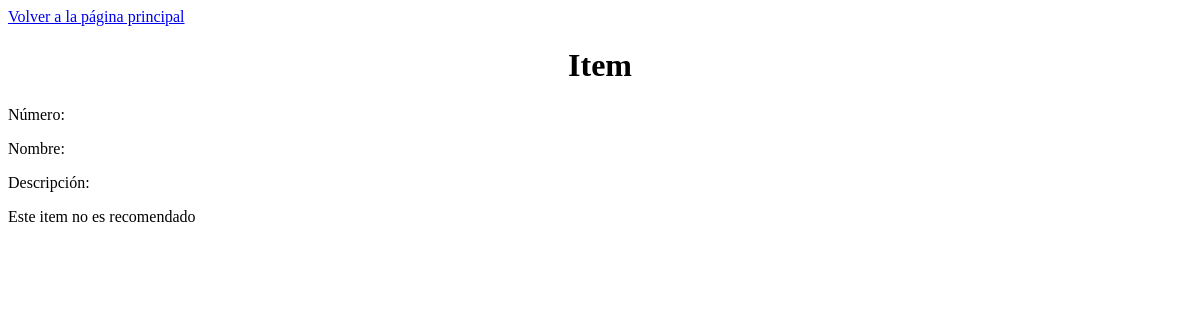
Page /item/3 on the earlier database version.
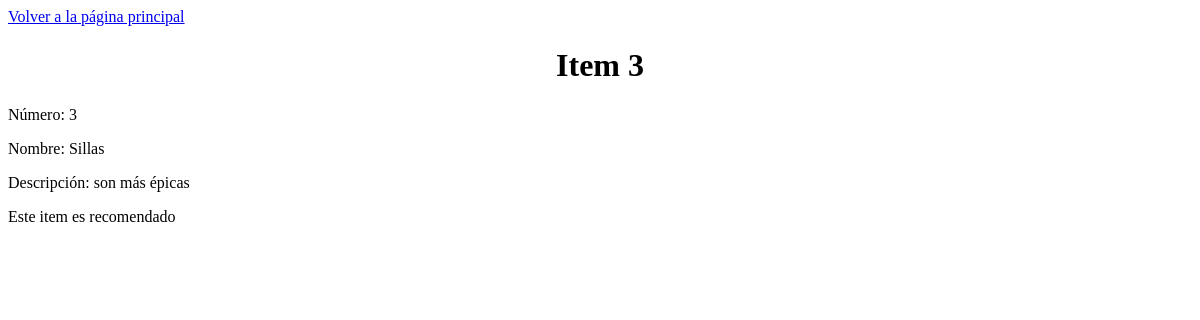
Same page on the later database version.
### modelos.py (models this page shows)
class Item(Base):
    __tablename__  = "items"
    id = Column(Integer, primary_key=True)
    nombre = Column(String, index=True)
    descripcion = Column(String, index=True)
    recomendado = Column(Boolean, index=True)

### main.py (the view)
@app.get('/item/{id}', response_model=schemas.Item)
async def encontrar_item(request: Request, id : int, bd: Session = Depends(get_bd)):
    item = crud.buscar_item(bd, id)
    return templates.TemplateResponse(
        request=request, name='unico.html', context={'item': item}
    )

### templates/unico.html (shortened to what this page needs)
<!DOCTYPE html>
<html lang="en">
<head>
    <link rel="stylesheet" href="{{ url_for('static', path='../static/styles.css') }}">
</head>
<body>
    <a href="/items">Volver a la página principal</a>
    <h1>Item {{ item.id }}</h1>
    <p>Número: {{ item.id }}</p>
    <p>Nombre: {{ item.nombre }}</p>
    <p>Descripción: {{ item.descripcion }}</p>
    {% if item.recomendado %}
    <p>Este item es recomendado</p>
    {% else %}
    <p>Este item no es recomendado</p>
    {% endif %}
</body>
</html>

Differences in the rows shown:
added Item: id "3", nombre "Sillas", descripcion "son más épicas"
Other differences:
text no longer shown: "Este item no es recomendado"
text now shown: "Este item es recomendado"
